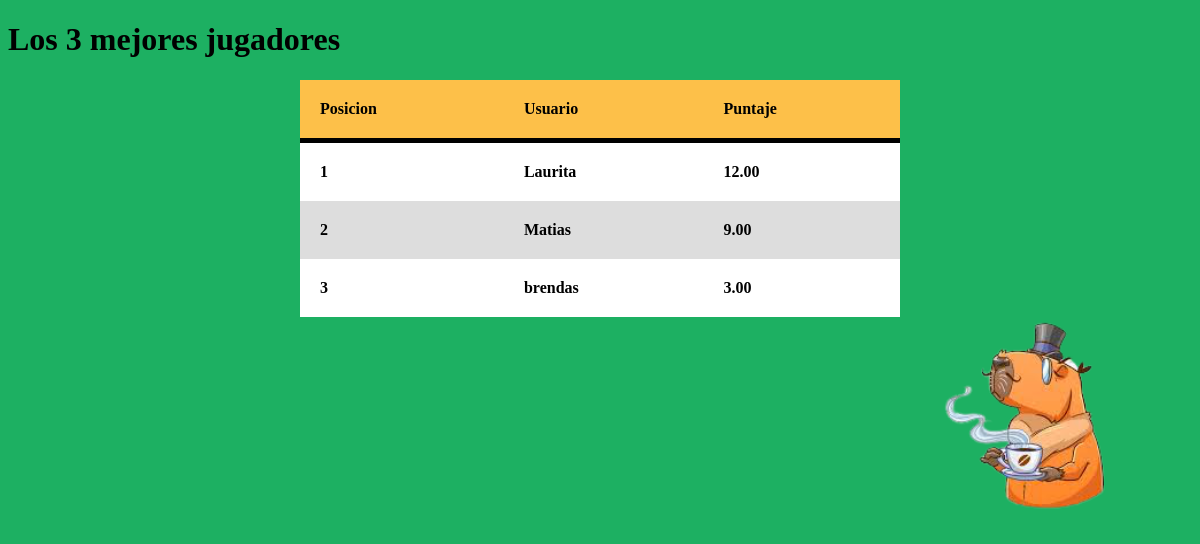
/tablero/, run on an earlier commit of the app's database.
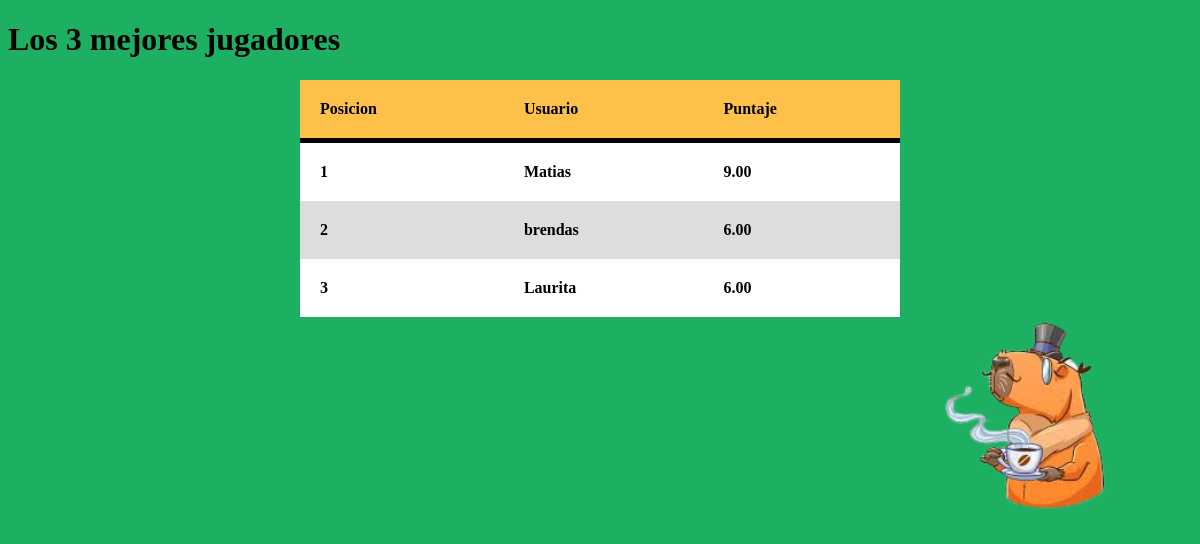
And on a later commit of the database.
### Quiz1/models.py (models this page shows, shortened)
class QuizUsuario(models.Model):
	usuario = models.OneToOneField(User, on_delete=models.CASCADE)
	puntaje_total = models.DecimalField(verbose_name='Puntaje Total', default=0, decimal_places=2, max_digits=10)

### Quiz1/views.py (the view)
# urls.py: path('tablero/',tablero, name='tablero'),
def tablero(request):
	total_usaurios_quiz = QuizUsuario.objects.order_by('-puntaje_total')[:10]
	contador = total_usaurios_quiz.count()
	context = {
		'usuario_quiz':total_usaurios_quiz,
		'contar_user':contador
	}
	return render(request, 'play/tablero.html', context)

### template/play/tablero.html (shortened to what this page needs)
<!DOCTYPE html>
<html lang="es">
<head>
    <link rel="stylesheet" href="{% static 'css/styleTablero.css' %}">
</head>
<body>
    <h1>
        <span class="info">
            Los {{contar_user}} mejores jugadores
        </span>
    </h1>
{% block contenido %}
<div id="main-container">
    <table>
        <thead>
            <tr>
                <th>Posicion</th>
                <th>Usuario</th>
                <th>Puntaje</th>
            </tr>
        </thead>
        <tbody>
            {% for user_quiz in usuario_quiz %}
                <tr>
                    <th>{{forloop.counter}}</th>
                    <th>{{user_quiz.usuario.username}}</th>
                    <th>{{user_quiz.puntaje_total}}</th>
                </tr>
            {% endfor %}
        </tbody>
    </table>
    <img src="{% static 'css/Carpi3.jpg' %}" width="340" height="200"/>
</div>
{% endblock %}
</body>
</html>

What changed in the data, as far as the page shows it:
changed QuizUsuario "brendas": puntaje_total "3.00" → "6.00"
changed QuizUsuario "Laurita": puntaje_total "12.00" → "6.00"; moves down the list
